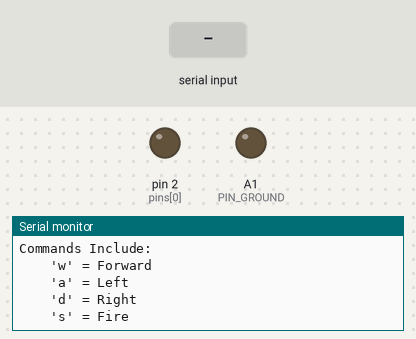
Bench run of a sketch on a simulated Arduino Uno, built with avr-gcc and run on an emulated ATmega328P. Shown: output pins drawn as LEDs (lit = HIGH), the last lines printed to the serial monitor. The inputs (shaded band) are chosen by the test bench.

Above: at 1.2 s.
1.3 s: "w" received over Serial
At 2.0 s:
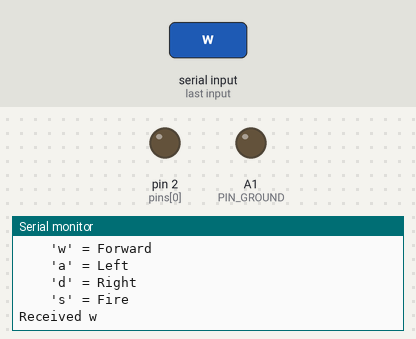
2.8 s: "a" received over Serial
At 3.2 s:
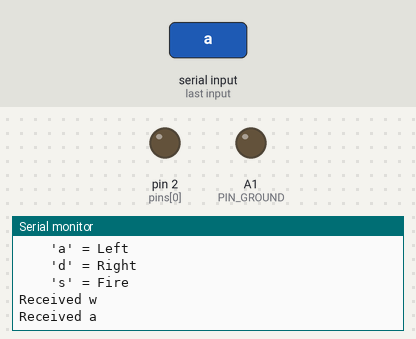
4.3 s: "d" received over Serial
At 5.5 s:
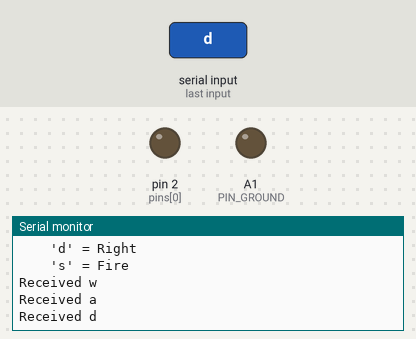
5.8 s: "s" received over Serial
At 6.7 s:
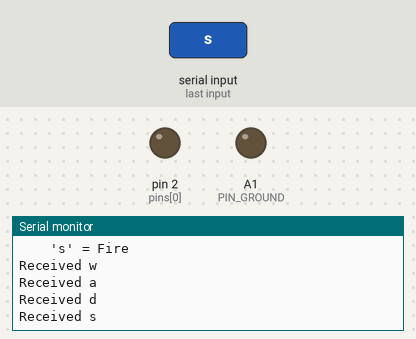

The sketch:

control_hexbug.ino
```cpp
#define PIN_GROUND A1
int pins[]= {2,3,4,5};
#define NPINS 4
#define COMMAND_FOREWARD 3
#define COMMAND_LEFT 1
#define COMMAND_RIGHT 2
#define COMMAND_FIRE 0

volatile char inChar;
unsigned long lastCommand_millis = 0;
int commndDuration_millis = 500;


void setup() {
  // initialize serial:
  Serial.begin(9600);

  // print help
  Serial.println("TestHexBugController: starting...");
  Serial.println("Commands Include: ");
  Serial.println("    'w' = Forward");
  Serial.println("    'a' = Left");
  Serial.println("    'd' = Right");
  Serial.println("    's' = Fire");

  //initialize the pins
  pinMode(PIN_GROUND,OUTPUT); digitalWrite(PIN_GROUND,LOW);
  stopAllPins();
}

void stopAllPins() {
  //stopping all pins means putting them into a high impedance state
  //Serial.println("Stopping All Pins...");
  for (int Ipin=0; Ipin < NPINS; Ipin++) {
    digitalWrite(pins[Ipin],LOW);
    pinMode(pins[Ipin],INPUT);
  }
}

void loop() {
  // print the string when a newline arrives:
  if (millis() > lastCommand_millis+commndDuration_millis) {
    lastCommand_millis = millis()+10000; //don't do this branch for a while
    stopAllPins();
  }
}

void doAction(int command_pin_ind) {
  if (command_pin_ind < NPINS) {
    stopAllPins();
    pinMode(pins[command_pin_ind],OUTPUT);
    digitalWrite(pins[command_pin_ind],LOW);
    lastCommand_millis = millis();  //time the command was received
  }
}


/*
  SerialEvent occurs whenever a new data comes in the
 hardware serial RX.  This routine is run between each
 time loop() runs, so using delay inside loop can delay
 response.  Multiple bytes of data may be available.
 */
void serialEvent() {
  while (Serial.available()) {
    char inChar = (char)Serial.read();
    Serial.print("Received "); Serial.println(inChar);
    switch (inChar) {
     case 'w':
       doAction(COMMAND_FOREWARD); break;
     case 'a':
       doAction(COMMAND_LEFT); break;
     case 'd':
       doAction(COMMAND_RIGHT); break;
     case 's':
       doAction(COMMAND_FIRE); break;
     }
  }
}
```

Measured:
- after the input at 1.3 s, the serial monitor: prints a new line at once (image 1)
- after the input at 2.8 s, the serial monitor: prints a new line at once (image 2)
- after the input at 4.3 s, the serial monitor: prints a new line at once (image 3)
- after the input at 5.8 s, the serial monitor: prints a new line at once (image 4)
